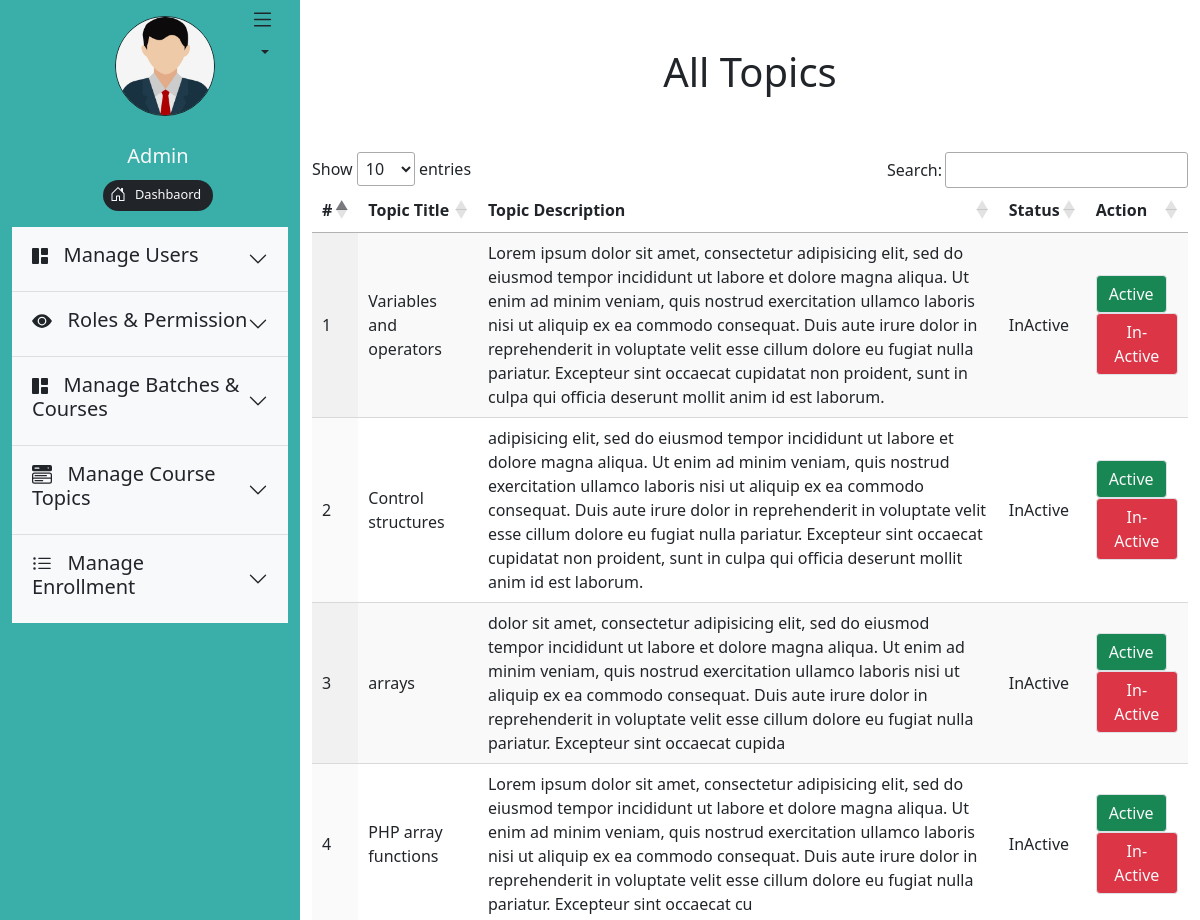
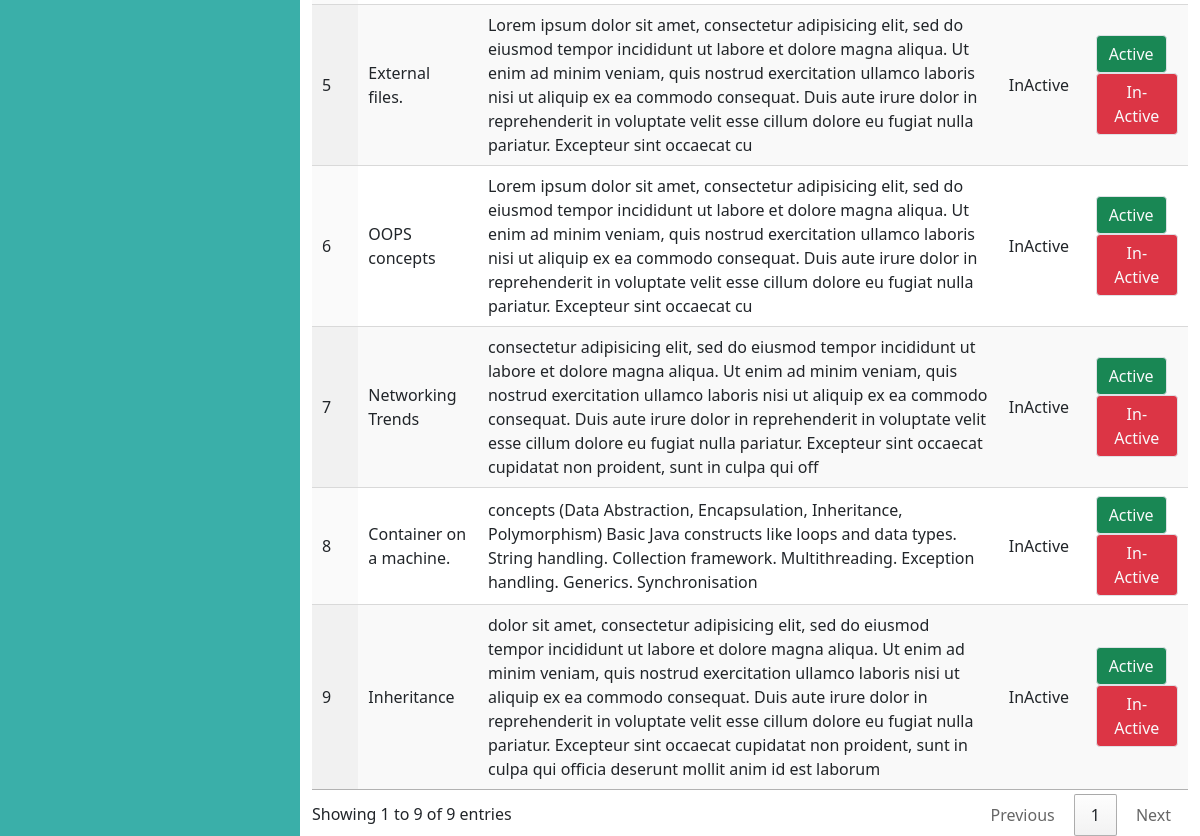
The app's page /admin/all_topics.php with its own data (2 pictures, top to bottom).
### tables this page shows
CREATE TABLE `topics` (
  `topic_id` int(11) NOT NULL AUTO_INCREMENT,
  `status_id` int(11) DEFAULT NULL,
  `topic_title` varchar(100) DEFAULT NULL,
  `topic_description` text DEFAULT NULL,
  `created_at` datetime DEFAULT NULL,
  `updated_at` datetime DEFAULT NULL,
  PRIMARY KEY (`topic_id`),
  KEY `status_id` (`status_id`),
  CONSTRAINT `topics_ibfk_1` FOREIGN KEY (`status_id`) REFERENCES `status` (`status_id`) ON DELETE CASCADE ON UPDATE CASCADE
);

### admin/all_topics.php (the view, shortened to what this page needs)
<?php
require_once("require/header.php");
require_once("../require/database_connection.php");
?>
<div class="col-sm-9">
    <h1 class="display-6 p-5 text-center">All Topics</h1>
    <form method="POST" action="all_topics.php">
        <table id="example" class="display">
            <thead>
                <tr>
                    <th>#</th>
                    <th>Topic Title</th>
                    <th>Topic Description</th>
                    <th>Status</th>
                    <th>Action</th>
                </tr>
            </thead>
            <tbody>
                <?php $count = 1;
                $query = "SELECT * FROM topics";
                $result = mysqli_query($connection, $query);
                if($result->num_rows){ ?>
                    <tr><?php
                        while($row = mysqli_fetch_assoc($result)){ ?>
                            <td><?php echo $count++; ?></td>
                            <td><?php echo $row['topic_title']; ?></td>
                            <td><?php echo $row['topic_description']; ?></td>
                            <td><?php  if($row['status_id'] == 1){ echo "Active"; }
                                else if($row['status_id'] == 2){ echo "InActive"; }
                            ?></td>
                            <td>
                                <form method="POST" action="all_topics.php">
                                    <button type="submit" name="active_topic" class="btn border bg-success text-light">Active</button>
                                	<button type="submit" name="inactive_topic" class="btn border bg-danger text-light">In-Active</button>
                                </form>
                            </td>
                    </tr>
                        <?php }
                }?>
            </tbody>
        </table>
    </form>
</div>
<?php
if(isset($_POST['inactive_topic'])){
    $topic_id = $_POST['topic_id'];
    $query = "UPDATE topics SET status_id = 2 WHERE topic_id = ".$topic_id." ";
    $result_2 = mysqli_query($connection, $query);
    if($result_2){ header("location:all_topics.php"); }
}?> <?php require_once("require/footer.php"); ?>

### records on screen
topics: topic_title "Variables and operators", topic_description "Lorem ipsum dolor sit amet, consectetur adipisicing elit, sed do eiusmod tempor incididunt ut labore et dolore magna aliqua. Ut enim ad minim veniam, quis nostrud exercitation ullamco laboris nisi ut aliquip ex ea commodo consequat. Duis aute irure dolor in reprehenderit in voluptate velit esse cillum dolore eu fugiat nulla pariatur. Excepteur sint occaecat cupidatat non proident, sunt in culpa qui officia deserunt mollit anim id est laborum.", shows "InActive"
topics: topic_title "Control structures", topic_description "adipisicing elit, sed do eiusmod tempor incididunt ut labore et dolore magna aliqua. Ut enim ad minim veniam, quis nostrud exercitation ullamco laboris nisi ut aliquip ex ea commodo consequat. Duis aute irure dolor in reprehenderit in voluptate velit esse cillum dolore eu fugiat nulla pariatur. Excepteur sint occaecat cupidatat non proident, sunt in culpa qui officia deserunt mollit anim id est laborum.", shows "InActive"
topics: topic_title "arrays", topic_description "dolor sit amet, consectetur adipisicing elit, sed do eiusmod tempor incididunt ut labore et dolore magna aliqua. Ut enim ad minim veniam, quis nostrud exercitation ullamco laboris nisi ut aliquip ex ea commodo consequat. Duis aute irure dolor in reprehenderit in voluptate velit esse cillum dolore eu fugiat nulla pariatur. Excepteur sint occaecat cupida", shows "InActive"
topics: topic_title "PHP array functions", topic_description "Lorem ipsum dolor sit amet, consectetur adipisicing elit, sed do eiusmod tempor incididunt ut labore et dolore magna aliqua. Ut enim ad minim veniam, quis nostrud exercitation ullamco laboris nisi ut aliquip ex ea commodo consequat. Duis aute irure dolor in reprehenderit in voluptate velit esse cillum dolore eu fugiat nulla pariatur. Excepteur sint occaecat cu", shows "InActive"
topics: topic_title "External files.", topic_description "Lorem ipsum dolor sit amet, consectetur adipisicing elit, sed do eiusmod tempor incididunt ut labore et dolore magna aliqua. Ut enim ad minim veniam, quis nostrud exercitation ullamco laboris nisi ut aliquip ex ea commodo consequat. Duis aute irure dolor in reprehenderit in voluptate velit esse cillum dolore eu fugiat nulla pariatur. Excepteur sint occaecat cu", shows "InActive"
topics: topic_title "OOPS concepts", topic_description "Lorem ipsum dolor sit amet, consectetur adipisicing elit, sed do eiusmod tempor incididunt ut labore et dolore magna aliqua. Ut enim ad minim veniam, quis nostrud exercitation ullamco laboris nisi ut aliquip ex ea commodo consequat. Duis aute irure dolor in reprehenderit in voluptate velit esse cillum dolore eu fugiat nulla pariatur. Excepteur sint occaecat cu", shows "InActive"
topics: topic_title "Networking Trends", topic_description "consectetur adipisicing elit, sed do eiusmod tempor incididunt ut labore et dolore magna aliqua. Ut enim ad minim veniam, quis nostrud exercitation ullamco laboris nisi ut aliquip ex ea commodo consequat. Duis aute irure dolor in reprehenderit in voluptate velit esse cillum dolore eu fugiat nulla pariatur. Excepteur sint occaecat cupidatat non proident, sunt in culpa qui off", shows "InActive"
topics: topic_title "Container on a machine.", topic_description "concepts (Data Abstraction, Encapsulation, Inheritance, Polymorphism) Basic Java constructs like loops and data types. String handling. Collection framework. Multithreading. Exception handling. Generics. Synchronisation", shows "InActive"
topics: topic_title "Inheritance", topic_description "dolor sit amet, consectetur adipisicing elit, sed do eiusmod tempor incididunt ut labore et dolore magna aliqua. Ut enim ad minim veniam, quis nostrud exercitation ullamco laboris nisi ut aliquip ex ea commodo consequat. Duis aute irure dolor in reprehenderit in voluptate velit esse cillum dolore eu fugiat nulla pariatur. Excepteur sint occaecat cupidatat non proident, sunt in culpa qui officia deserunt mollit anim id est laborum", shows "InActive"
